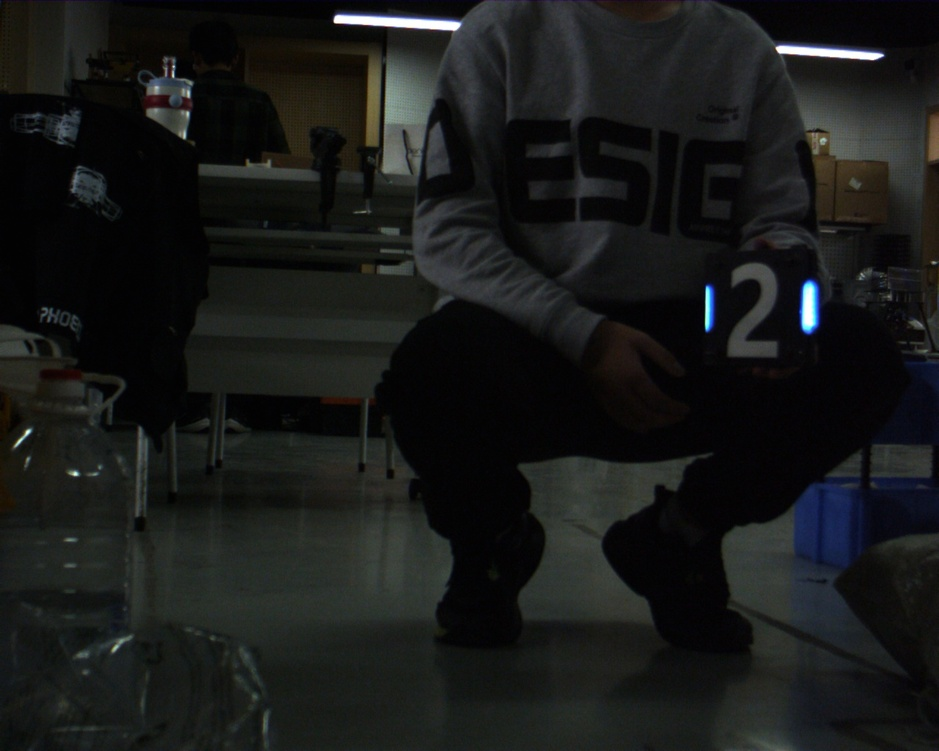
//> input picture assets/armors/109.jpg, 939 x 751 px, shrunk from 1280 x 1024 before the run; its folder holds only this picture in this run
$ ./detection   (built with g++ and OpenCV 4)
//> lines starting //> are read from the running program, lines starting //| are printed output that depends on the picture; after the words box and inside, x2 and y2 are one past the last pixel; in counts of white or black regions, pixels touching at a corner belong together
//> further down, img is the input picture: 751 rows x 939 cols, CV_8UC3; mean B, G, R 25, 25.9, 24.4
#include<iostream>
#include<opencv2/opencv.hpp>
#include<filesystem>
#include<string>
#include<cmath>

cv::Mat process(cv::Mat img,int i){
//> called with i = 0
    cv::Mat red;
    cv::extractChannel(img,red,i);
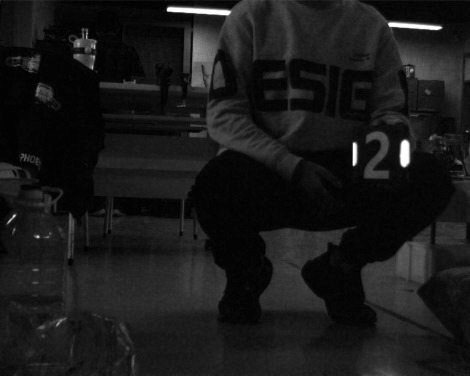
//> red: 751 rows x 939 cols, CV_8UC1 (shown at 1/2 size); min 0, max 255, mean 25


    cv::Mat im;
    cv::threshold(red,im,150,255,cv::THRESH_BINARY);
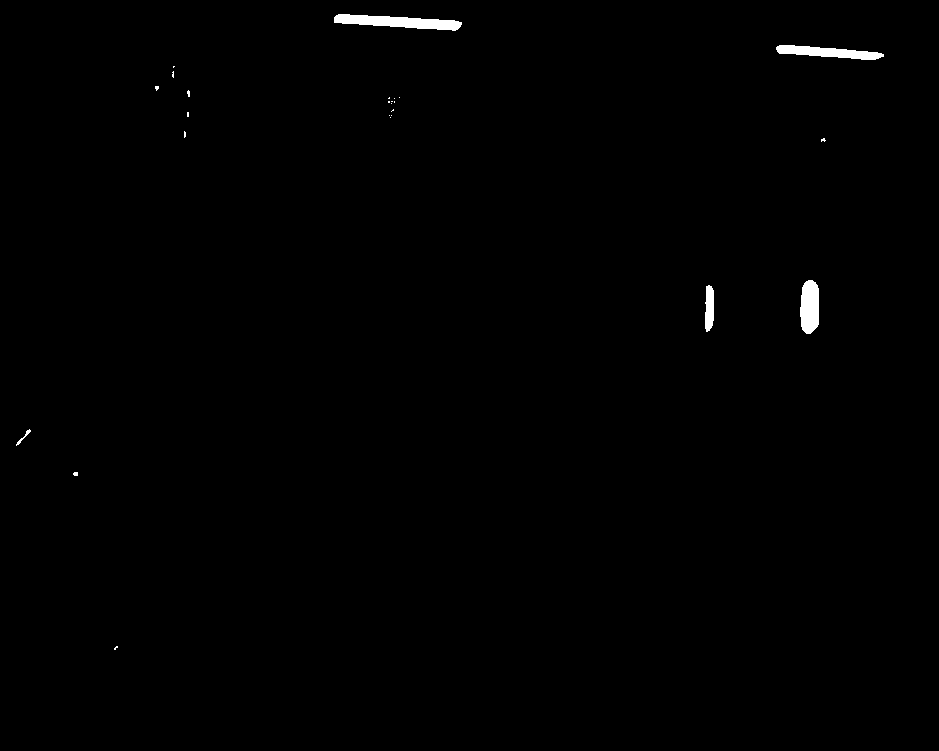
//> im: 751 rows x 939 cols, CV_8UC1; 0.5% white; 25 white regions (20 under 20 px), largest, box (x1, y1, x2, y2) and area: (334, 14, 462, 31) 1243, (776, 45, 884, 60) 909, (800, 280, 819, 334) 872, (705, 285, 714, 332) 357, (16, 429, 31, 446) 49

    cv::Mat kernel=cv::getStructuringElement(cv::MORPH_RECT,cv::Size(3,3));
    cv::morphologyEx(im,im,cv::MORPH_CLOSE,kernel);
//> im: 751 rows x 939 cols, CV_8UC1; 0.51% white; 18 white regions (12 under 20 px), largest, box (x1, y1, x2, y2) and area: (334, 14, 462, 31) 1243, (776, 45, 884, 60) 909, (800, 280, 819, 334) 872, (705, 285, 714, 332) 357, (16, 429, 31, 446) 49, (388, 97, 395, 104) 25
    cv::morphologyEx(im,im,cv::MORPH_OPEN,kernel);
//> im: 751 rows x 939 cols, CV_8UC1; 0.49% white; 9 white regions (5 under 20 px)

    std::vector<std::vector<cv::Point>> contours;
    std::vector<cv::Vec4i> hierarchy;
    cv::findContours(im, contours, hierarchy, cv::RETR_EXTERNAL, cv::CHAIN_APPROX_SIMPLE);
//> contours = 9 contours, 5 with area under 20; largest, box (x1, y1, x2, y2) and area: (334, 14, 462, 31) 1111, (800, 280, 819, 334) 813, (776, 45, 884, 60) 798, (705, 286, 714, 331) 302


    cv::Mat result=img.clone();
    std::vector<std::vector<float>>lights;
    std::vector<std::vector<cv::Point2f>>lights_v;
    for(auto& cnt:contours) {
        cv::RotatedRect rect=cv::minAreaRect(cnt);
            double area=cv::contourArea(cnt);
            if(rect.size.width>rect.size.height){
                std::swap(rect.size.width,rect.size.height);
                rect.angle=90+rect.angle;
            }
            if(rect.size.height<rect.size.width*2||rect.size.height>rect.size.width*10){
                continue;
            }
            if(area>50){
                cv::Point2f ver[4];
                rect.points(ver);
                std::vector<cv::Point2f>v(ver,ver+4);
                lights_v.push_back(v);
                lights.push_back({rect.center.x,rect.center.y,rect.size.width,rect.size.height,rect.angle});
            }
    }
//> this loop made 9 passes


    std::vector<bool> used(lights.size(),false);
    for(int i=0;i<lights.size();i++){
        if(used[i]){
            continue;
        }
        std::vector<float>light1{lights[i][0],lights[i][1],lights[i][2],lights[i][3],lights[i][4]};//x,y,宽，高，倾斜角
        int best=-1;
        for(size_t j=i+1;j<lights.size();j++){
            if(used[j]){
                continue;
            }
            std::vector<float>light2{lights[j][0],lights[j][1],lights[j][2],lights[j][3],lights[j][4]};//x,y,宽，高，倾斜角
            float h_max=std::max(light1[3],light2[3]);
            float h_min=std::min(light1[3],light2[3]);
            if(h_min/h_max<0.7f){
                continue;
            }
            if(std::abs(light1[4]-light2[4])>15){
                continue;
            }
            if(std::pow(std::pow(light1[1]-light2[1],2)+std::pow(light1[0]-light2[0],2),0.5)>h_max*3){
                continue;
            }
            std::vector<cv::Point2f> lv,rv;
            if(light1[0]<=light2[0]){
                lv=lights_v[i];
                rv=lights_v[j];
            }else{
                lv=lights_v[j];
                rv=lights_v[i];
            }

            cv::Point2f top_edge=rv[0]-lv[1];
            cv::Point2f bottom_edge=rv[3]-lv[2];
            cv::Point2f left_edge=lv[2]-lv[1];
            cv::Point2f right_edge=rv[3]-rv[0];
            auto angle_between=[](cv::Point2f v1,cv::Point2f v2)->float{float dot=v1.x*v2.x+v1.y*v2.y;float norm=cv::norm(v1)*cv::norm(v2);
                if(norm<1e-6)return 0;
                return std::acos(dot/norm)*180.0f/CV_PI;
            };
            float angle_top_bottom=angle_between(top_edge,bottom_edge);
            float angle_left_right=angle_between(left_edge,right_edge);
            if(angle_top_bottom>3||angle_left_right>3){
                continue;
            }

            float diag1=cv::norm(rv[1]-lv[3]);
            float diag2=cv::norm(rv[3]-lv[1]);
            float diag_ratio=std::min(diag1,diag2)/std::max(diag1,diag2);
            if(diag_ratio<0.72f){
                continue;
            }
            if(best<0){
                best=j;
                continue;
            }
            float diag3=cv::norm(lights_v[i][1]-lights_v[best][3]);
            float diag4=cv::norm(lights_v[i][3]-lights_v[best][1]);
            float diag_ratio_=std::min(diag3,diag4)/std::max(diag3,diag4);
            if(diag_ratio_<diag_ratio){
                best=j;
            }
            best=j;
        }
        if(best<0){
            continue;
        }
        for(int k=0;k<4;k++){
            cv::line(result,lights_v[i][k],lights_v[i][(k+1)%4],cv::Scalar(0,0,255),2);
        }
        for(int k=0;k<4;k++){
            cv::line(result,lights_v[best][k],lights_v[best][(k+1)%4],cv::Scalar(0,0,255),2);
        }
        cv::line(result,lights_v[i][1],lights_v[best][1],cv::Scalar(0,0,255),2);
        cv::line(result,lights_v[i][3],lights_v[best][3],cv::Scalar(0,0,255),2);
        used[i]=true;
        used[best]=true;
    }
//> this loop made 2 passes
//> (light1, best) on pass 1: ([709, 308, 8, 44, 0], 1)
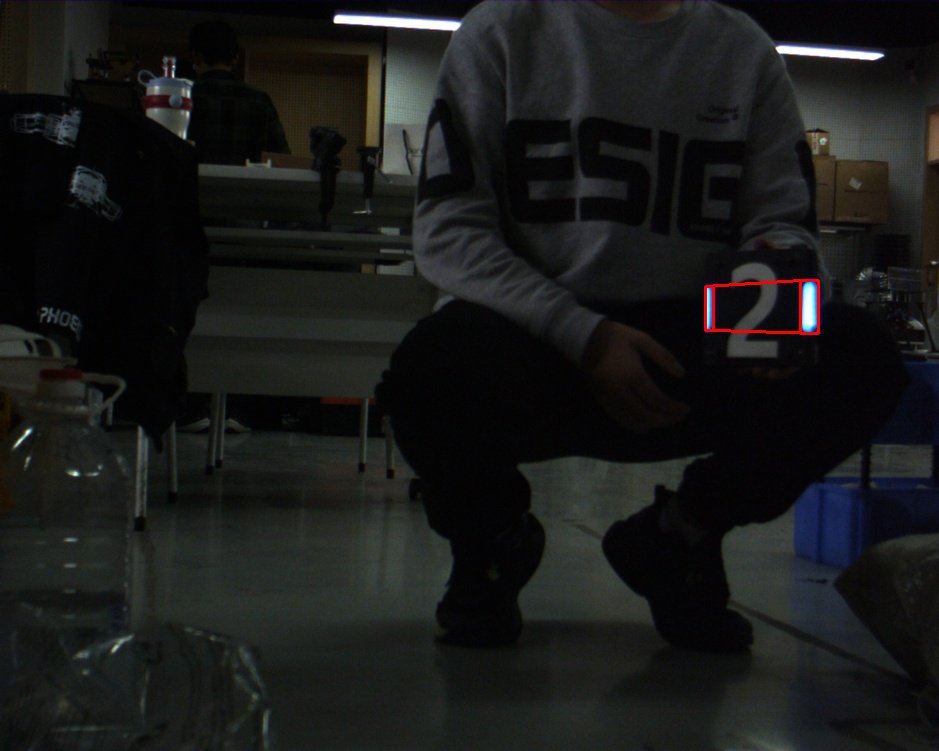
//> result: 751 rows x 939 cols, CV_8UC3; 0.18% of pixels changed, all inside (x1, y1, x2, y2) = (704, 279, 820, 335)
    return result;
}
int main(){
    std::filesystem::create_directories("../output");
    for(const auto entry:std::filesystem::directory_iterator("../assets/armors")){
        std::cout << entry.path() << std::endl;
        if(entry.path().extension()==".jpg"){
            cv::Mat img=cv::imread(entry.path().string());
            cv::Mat result=process(img,0);
            std::filesystem::path inputpath=entry.path();
            std::filesystem::path outputdir="../output";
            std::filesystem::path outputpath=outputdir/inputpath.filename();
            cv::imwrite(outputpath.string(),result);
        }else{
            cv::VideoCapture cap(entry.path());
            if(!cap.isOpened()){
                    return -1;
            }
            int width=(int)cap.get(cv::CAP_PROP_FRAME_WIDTH);
            int height = (int)cap.get(cv::CAP_PROP_FRAME_HEIGHT);
            double fps = cap.get(cv::CAP_PROP_FPS);

            std::filesystem::path inputpath=entry.path();
            std::filesystem::path outputdir="../output";
            std::filesystem::path outputpath=outputdir/inputpath.filename();
            cv::VideoWriter writer(outputpath.string(),cv::VideoWriter::fourcc('m','p','4','v'),fps,cv::Size(width, height));

            if (!writer.isOpened()) {
                return -1;
            }
            cv::Mat frame;

            while(true){
                cap>>frame;
                if(frame.empty()){
                    break;
                }

                cv::Mat result=process(frame,2);
                writer.write(result);
            }
            cap.release();
            writer.release();
        }
    }
    return 0;
}

$ run again, on assets/armors/21.jpg
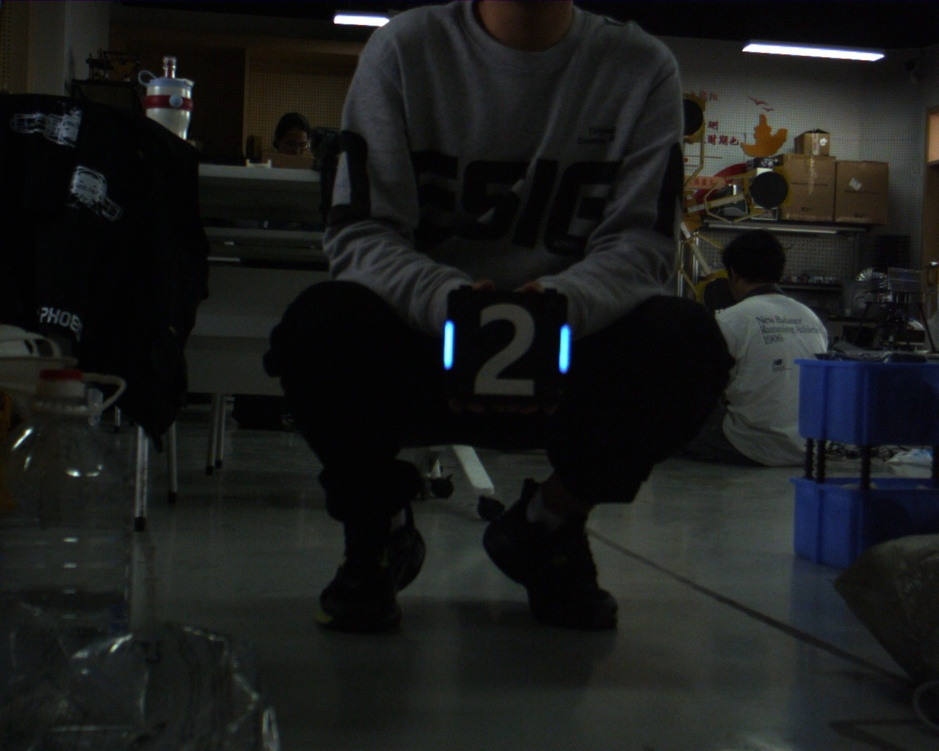
//> input picture assets/armors/21.jpg, 939 x 751 px, shrunk from 1280 x 1024 before the run
//> img is the input picture: 751 rows x 939 cols, CV_8UC3; mean B, G, R 26.7, 27.8, 26.1
//> in process, `cv::threshold(red,im,150,255,cv::THRESH_BINARY);`:
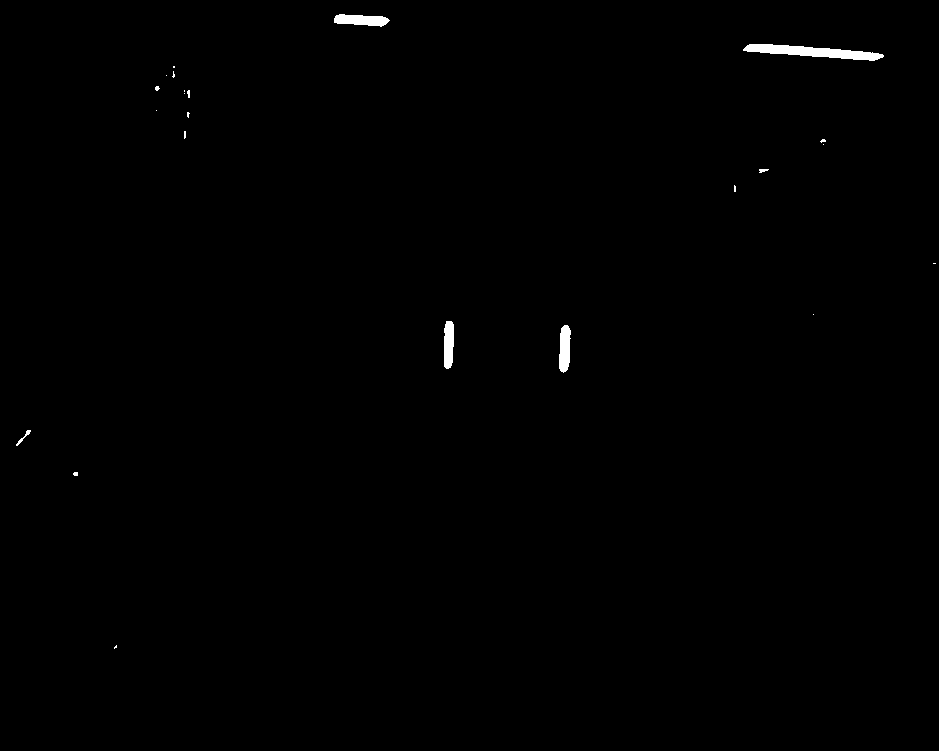
//> im: 751 rows x 939 cols, CV_8UC1; 0.4% white; 23 white regions (17 under 20 px), largest, box (x1, y1, x2, y2) and area: (743, 44, 884, 61) 1196, (334, 14, 390, 27) 506, (559, 325, 571, 373) 456, (444, 321, 454, 369) 427, (16, 430, 31, 446) 52, (759, 169, 769, 173) 27
//> contours = 10 contours, 6 with area under 20; largest, box (x1, y1, x2, y2) and area: (744, 44, 883, 61) 1052, (334, 14, 389, 26) 444, (559, 325, 571, 372) 404, (444, 321, 454, 369) 375
//> the loop in process, `for(auto& cnt:contours)` made 10 passes
//> the loop in process, `for(int i=0;i<lights.size();i++)` made 3 passes
//> (light1, best) on passes 1, 3: ([564.4, 348, 10.28, 46.18, 2.05], 1), ([361, 19.76, 9.72, 54.08, -86.99], -1)
//> after the loop in process, `for(int i=0;i<lights.size();i++)`:
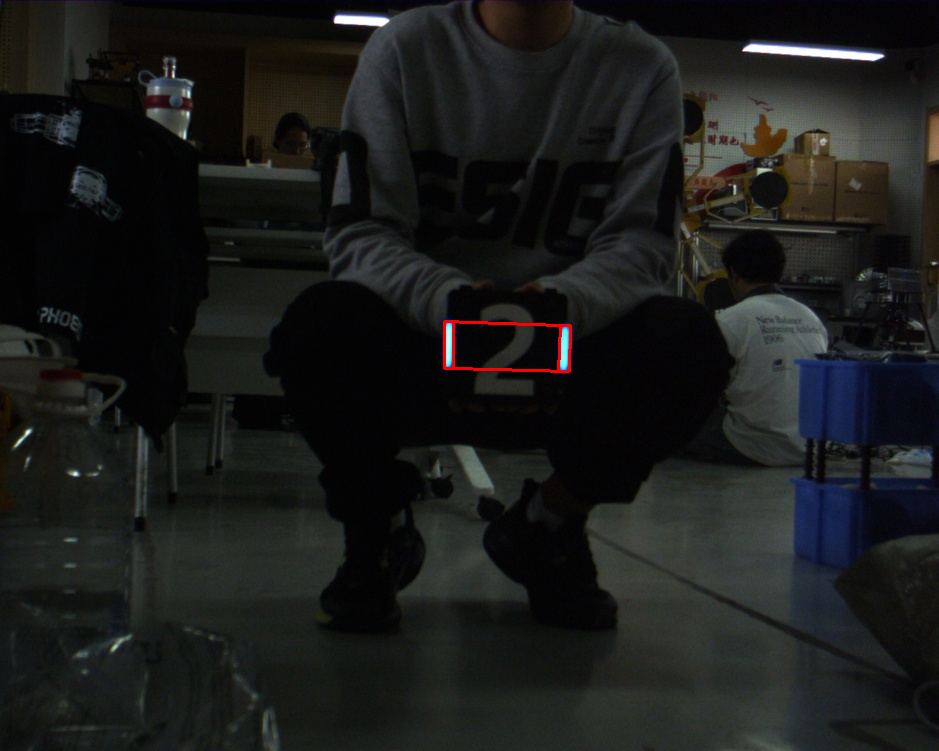
//> result: 751 rows x 939 cols, CV_8UC3; 0.18% of pixels changed, all inside (x1, y1, x2, y2) = (443, 320, 572, 373)

$ run again, on assets/armors/23.jpg
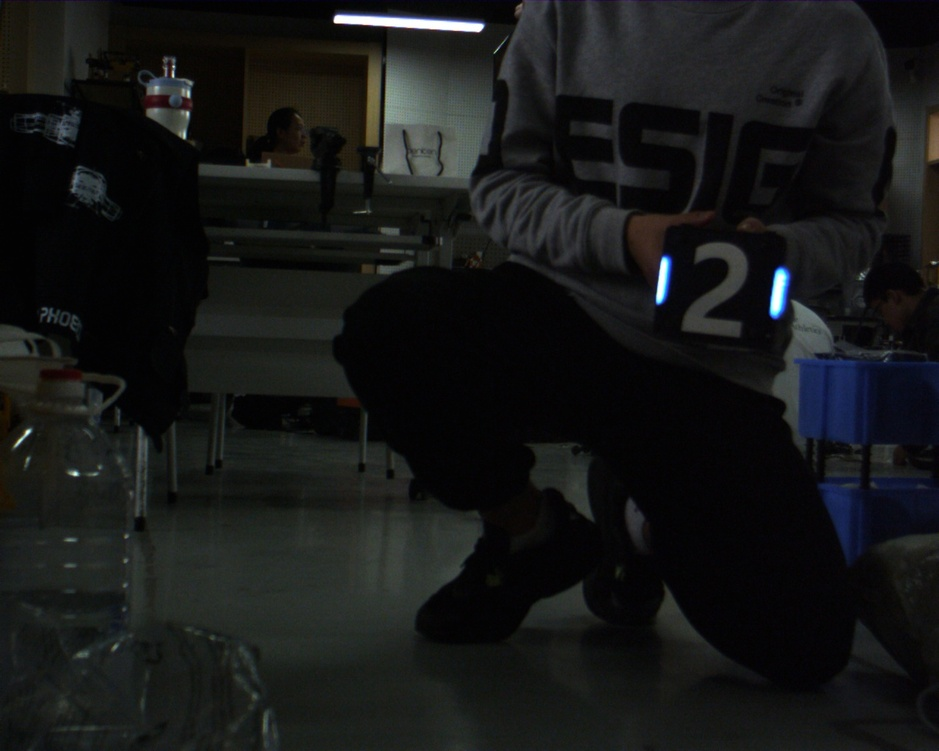
//> input picture assets/armors/23.jpg, 939 x 751 px, shrunk from 1280 x 1024 before the run
//> img is the input picture: 751 rows x 939 cols, CV_8UC3; mean B, G, R 23.3, 23.6, 22.3
//> in process, `cv::threshold(red,im,150,255,cv::THRESH_BINARY);`:
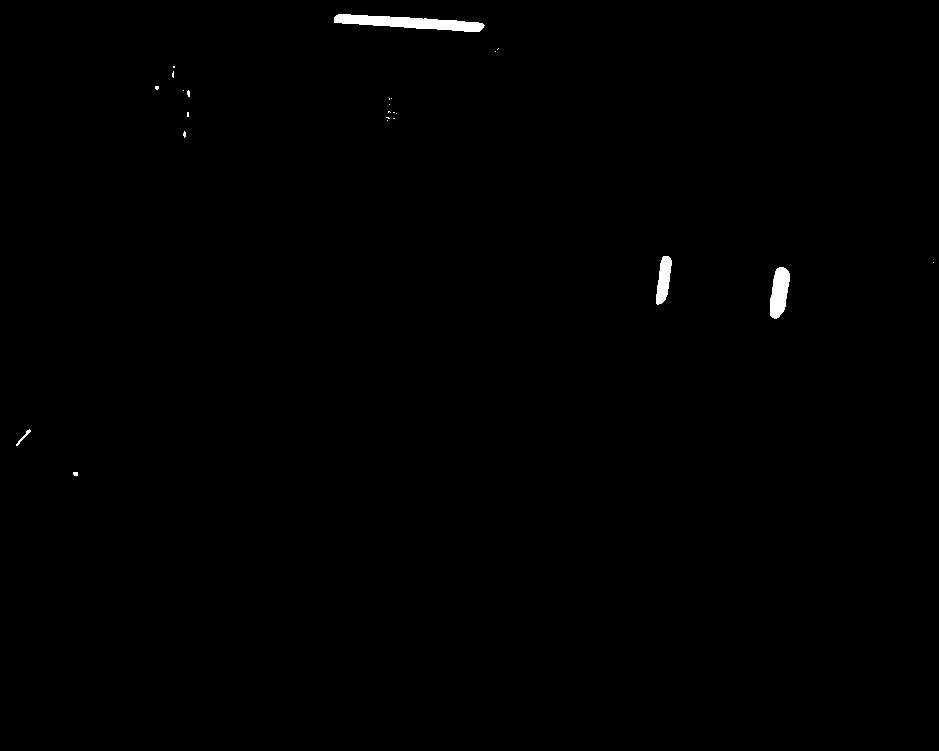
//> im: 751 rows x 939 cols, CV_8UC1; 0.41% white; 24 white regions (20 under 20 px), largest, box (x1, y1, x2, y2) and area: (334, 14, 485, 32) 1480, (770, 267, 790, 319) 747, (656, 256, 672, 305) 513, (16, 429, 31, 446) 51
//> contours = 8 contours, 5 with area under 20; largest, box (x1, y1, x2, y2) and area: (334, 14, 484, 32) 1326, (770, 267, 790, 319) 690, (656, 256, 672, 304) 458
//> the loop in process, `for(auto& cnt:contours)` made 8 passes
//> the loop in process, `for(int i=0;i<lights.size();i++)` made 2 passes
//> (light1, best) on pass 1: ([779, 292.6, 16.12, 51.78, 9.09], 1)
//> after the loop in process, `for(int i=0;i<lights.size();i++)`:
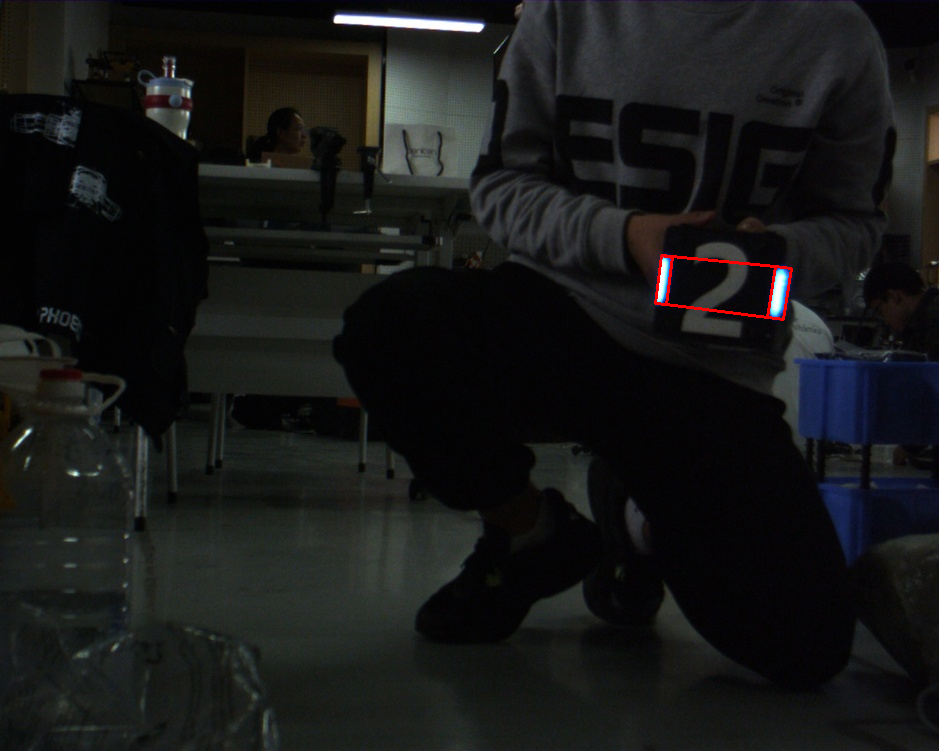
//> result: 751 rows x 939 cols, CV_8UC3; 0.19% of pixels changed, all inside (x1, y1, x2, y2) = (654, 254, 793, 321)
